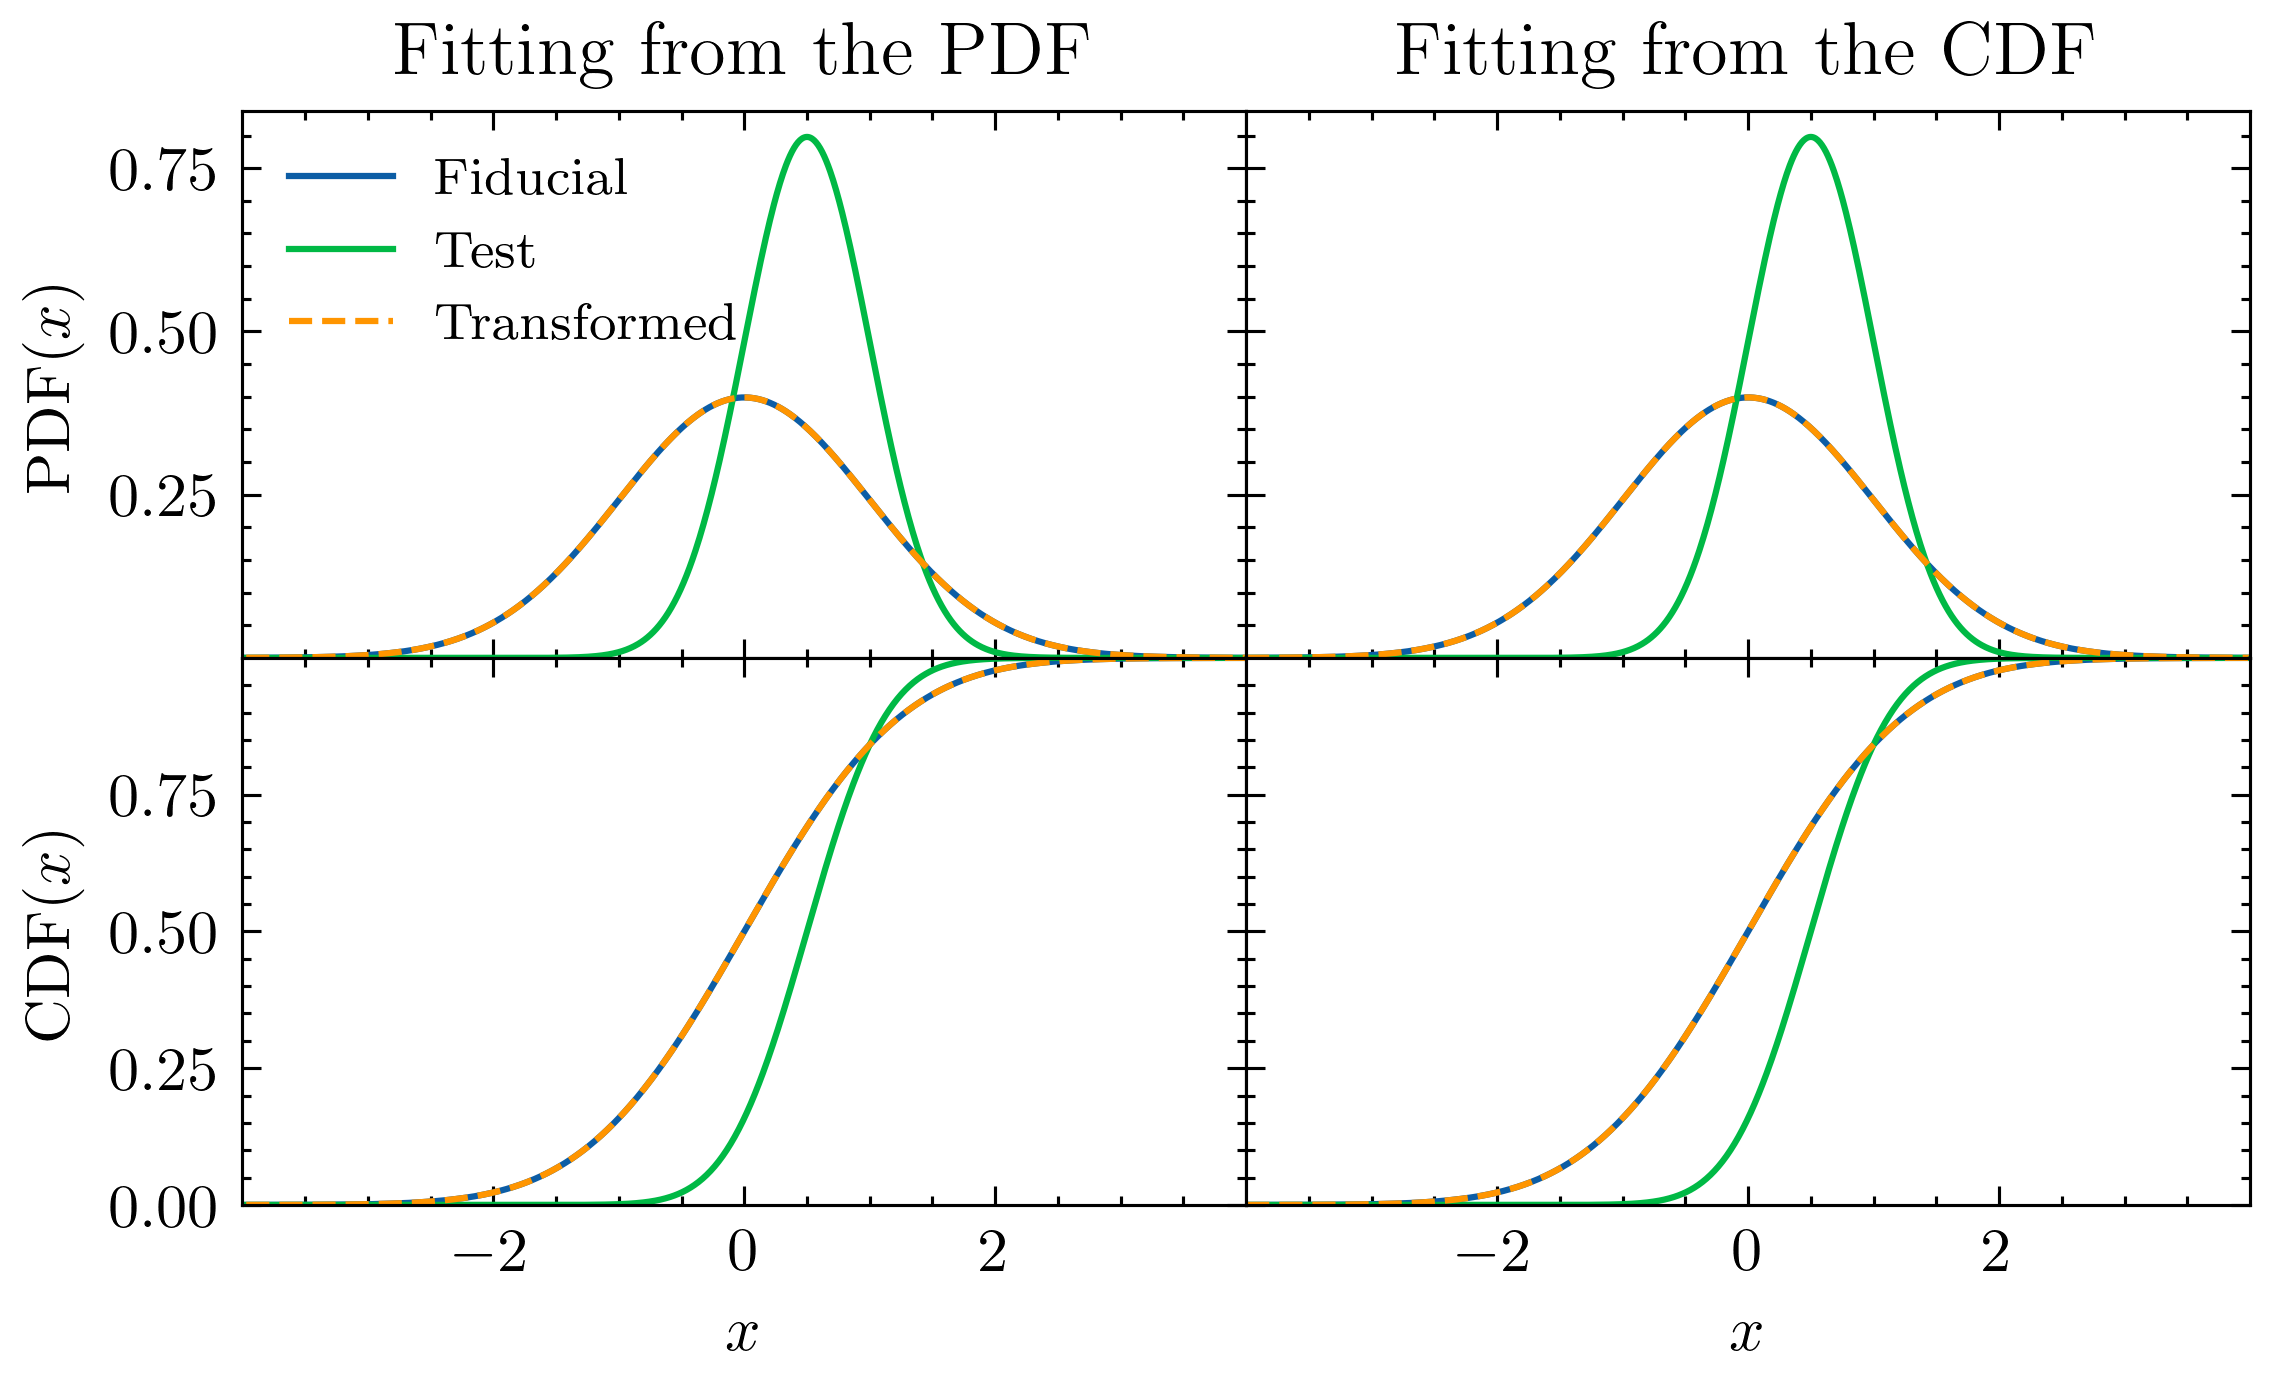

Write the Python code that produced this figure.
# Copyright (C) 2023 Richard Stiskalek
# This program is free software; you can redistribute it and/or modify it
# under the terms of the GNU General Public License as published by the
# Free Software Foundation; either version 3 of the License, or (at your
# option) any later version.
#
# This program is distributed in the hope that it will be useful, but
# WITHOUT ANY WARRANTY; without even the implied warranty of
# MERCHANTABILITY or FITNESS FOR A PARTICULAR PURPOSE.  See the GNU General
# Public License for more details.
#
# You should have received a copy of the GNU General Public License along
# with this program; if not, write to the Free Software Foundation, Inc.,
# 51 Franklin Street, Fifth Floor, Boston, MA  02110-1301, USA.
"""
Example script to illustrate the usage of the InversePIT class. We map a `test`
distribution to a `fiducial` distribution.
"""
import matplotlib.pyplot as plt
import numpy
import scienceplots  # noqa
from scipy.stats import norm

from inv_pit import InversePIT


fid_dist = norm(loc=0, scale=1)
test_dist = norm(loc=0.5, scale=0.5)

x = numpy.linspace(-4, 4, 1000)
fid_pdf = fid_dist.pdf(x)
test_pdf = test_dist.pdf(x)

fid_cdf = fid_dist.cdf(x)
test_cdf = test_dist.cdf(x)

with plt.style.context("science"):
    cols = plt.rcParams["axes.prop_cycle"].by_key()["color"]
    fig, axs = plt.subplots(figsize=(3.5 * 1.5, 2.625 * 1.25),
                            nrows=2, ncols=2,
                            sharex=True, sharey="row")
    fig.subplots_adjust(hspace=0, wspace=0)

    mapper = InversePIT()
    for i in range(2):
        if i == 0:
            mapper.fit_from_cdf(x, fid_cdf)
        else:
            mapper.fit_from_pdf(x, fid_pdf)

        axs[0, i].plot(x, fid_pdf, label="Fiducial")
        axs[0, i].plot(x, test_pdf, label="Test")
        axs[0, i].plot(*mapper.transform_pdf(x, test_pdf), ls="--",
                       label="Transformed")

        axs[1, i].plot(x, fid_cdf)
        axs[1, i].plot(x, test_cdf)
        axs[1, i].plot(*mapper.transform_cdf(x, test_cdf), ls="--")

        offset = 1e-5
        axs[0, i].set_xlim(-4 + offset, 4 - offset)
        axs[1, i].set_ylim(0, 1 - offset)
        axs[0, i].set_ylim(offset)
        axs[1, i].set_xlabel(r"$x$")

    axs[0, 0].set_ylabel(r"$\mathrm{PDF}(x)$")
    axs[1, 0].set_ylabel(r"$\mathrm{CDF}(x)$")

    axs[0, 0].set_title("Fitting from the PDF")
    axs[0, 1].set_title("Fitting from the CDF")
    axs[0, 0].legend(fontsize="small")

    fig.tight_layout(h_pad=0, w_pad=0)
    fig.savefig("example.png", dpi=450, bbox_inches="tight")
    plt.close()
